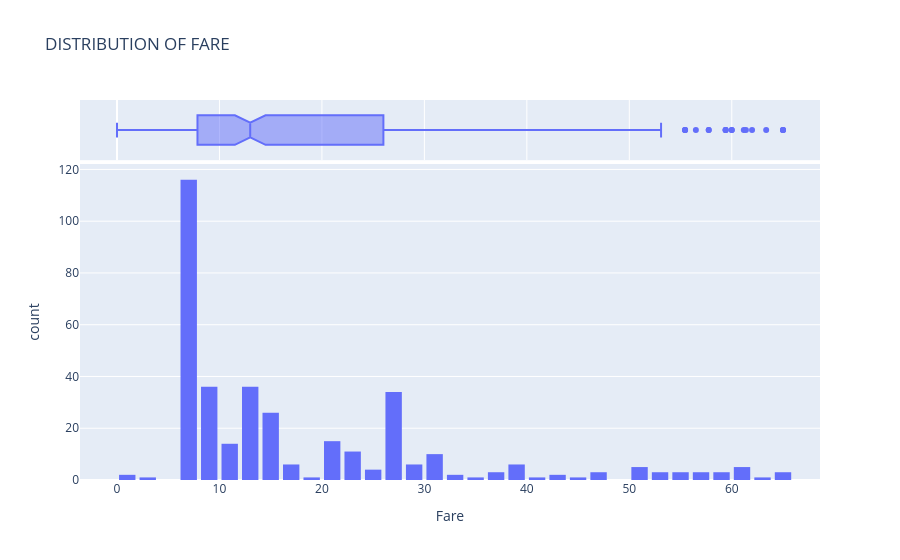

The notebook cell saved with this chart:
### Code cell
fig =px.histogram(
    titanic_df_no_outliers,
    x='Fare',
    marginal='box',
    nbins = 50,
    title='DISTRIBUTION OF FARE'
)

fig.update_layout(bargap=0.2)
fig.show()

### Figure 1 — Plotly figure (JSON) as saved in the notebook; plotly's stock layout.template omitted (floating-point values rounded to 4 significant figures; data arrays with more than 128 entries replaced by an {"elided": "..."} marker saying what was removed)
{"data": [{"bingroup": "x", "hovertemplate": "Fare=%{x}<br>count=%{y}<extra></extra>", "legendgroup": "", "marker": {"color": "#636efa", "pattern": {"shape": ""}}, "name": "", "nbinsx": 50, "orientation": "v", "showlegend": false, "type": "histogram", "x": {"elided": "363 float values"}, "xaxis": "x", "yaxis": "y"}, {"hovertemplate": "Fare=%{x}<extra></extra>", "legendgroup": "", "marker": {"color": "#636efa"}, "name": "", "notched": true, "showlegend": false, "type": "box", "x": {"elided": "363 float values"}, "xaxis": "x2", "yaxis": "y2"}], "layout": {"bargap": 0.2, "barmode": "relative", "legend": {"tracegroupgap": 0}, "title": {"text": "DISTRIBUTION OF FARE"}, "xaxis": {"anchor": "y", "domain": [0, 1], "title": {"text": "Fare"}}, "xaxis2": {"anchor": "y2", "domain": [0, 1], "matches": "x", "showgrid": true, "showticklabels": false}, "yaxis": {"anchor": "x", "domain": [0, 0.8316], "title": {"text": "count"}}, "yaxis2": {"anchor": "x2", "domain": [0.8416, 1], "matches": "y2", "showgrid": false, "showline": false, "showticklabels": false, "ticks": ""}}}
